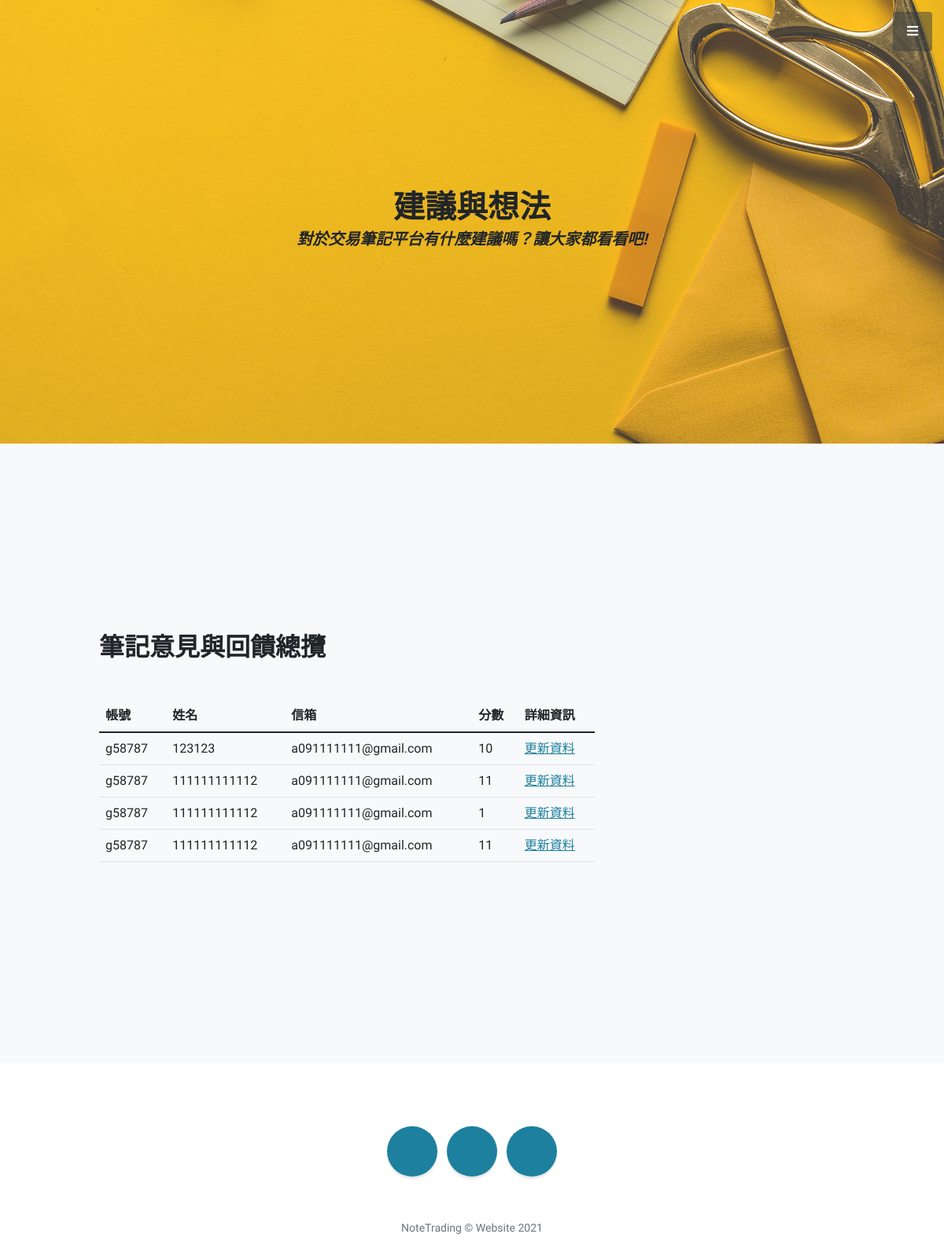
Before: /apply/persons/ with the older database file.
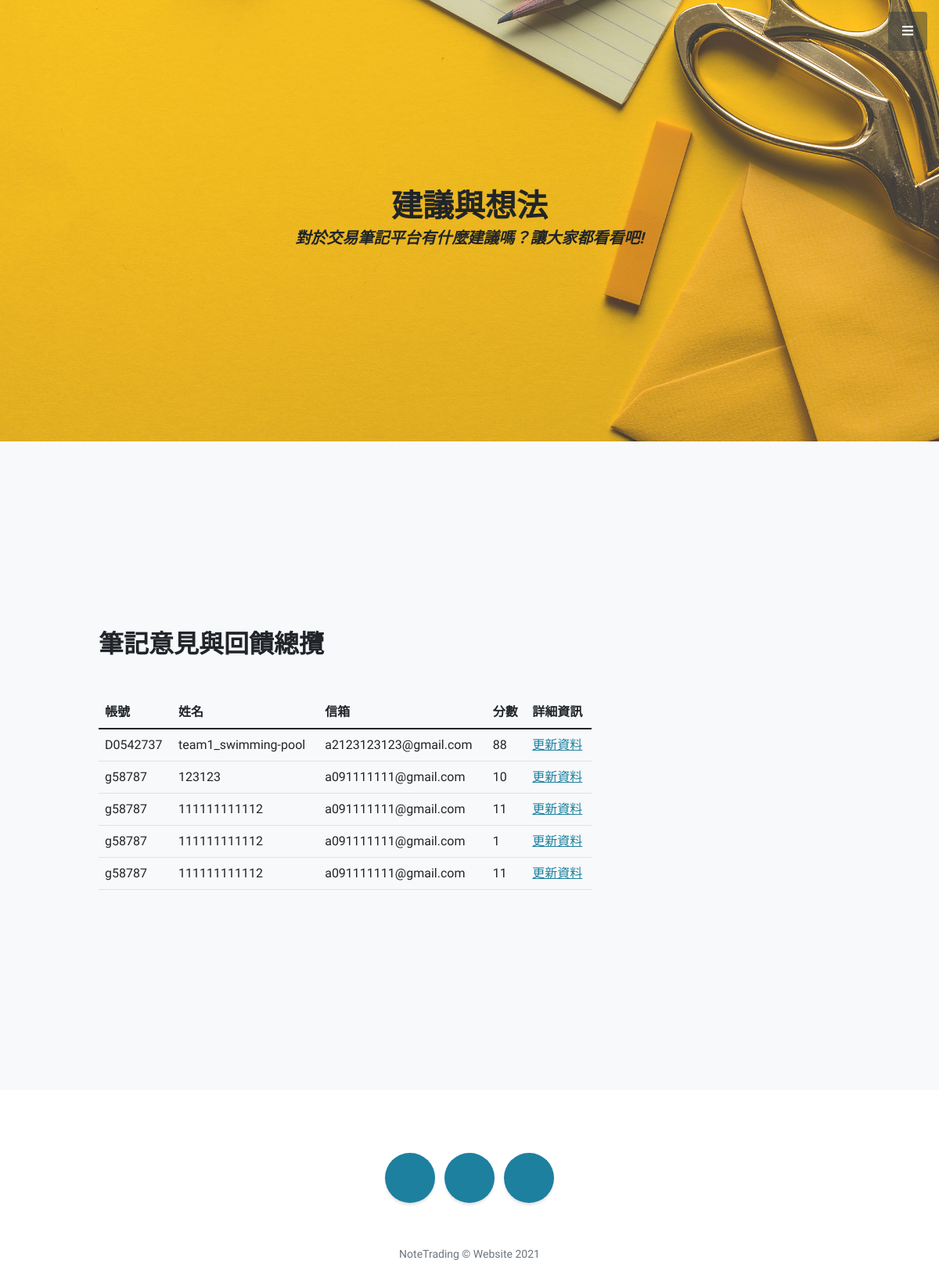
After: the same page with the newer database file.
### apply/models.py (models this page shows, shortened)
class Person(models.Model):
    SUGGEST_CHOICES = [
        ('1', '非常不滿意'),
        ('2', '不滿意'),
        ('3', '普通'),
        ('4', '滿意'),
        ('5', '非常滿意')
    ]
    user_account = models.ForeignKey(User, on_delete=models.SET_NULL, null=True, blank=True)
    name = models.CharField(max_length=20, blank=False)
    email = models.EmailField(max_length=100, blank=False)
    suggest_id = models.CharField(max_length=1, choices = SUGGEST_CHOICES, default='5')
    score = models.IntegerField(blank=False)
    memo = models.TextField(max_length=200, blank=False)
    def get_url(self):
        return reverse('updateperson', args=[str(self.id)])
    class Meta:
        ordering = ['-name']

### apply/views.py (the view)
# urls.py: path('persons/', views.all_person, name='persons'),
def all_person(request):
    person_list = Person.objects.all()
    context = {
        'person_list': person_list
    }
    return render(request, "apply/all_person.html", context)

### apply/templates/apply/all_person.html
{% extends "baseR.html" %}
{% block content %}
<section class="content-section bg-light">
  <div class="container px-4 px-lg-5 text-left">
    <div class="row gx-4 gx-lg-5 justify-content-left">
      <div class="col-lg-10">
        <h2>筆記意見與回饋總攬</h2>
        <p class="lead mb-5">
          {% if person_list %}
        <table class="table">
          <thead>
            <tr>
              <th scope="col">帳號</th>
              <th scope="col">姓名</th>
              <th scope="col">信箱</th>
              <th scope="col">分數</th>
              <th scope="col">詳細資訊</th>
            </tr>
          </thead>
          <tbody>
            {% for p in person_list %}
            <tr>
              <td>{{p.user_account}}</td>
              <td>{{p.name}}</td>
              <td>{{p.email}}</td>
              <td>{{p.score}}</td>
              <td><a href="{{ p.get_url }}">更新資料</a></td>
            </tr>
            {% endfor %}
          </tbody>
        </table>
        {% else %}
        There are no msg
        {% endif %}
        </p>
      </div>
    </div>
  </div>
</section>
{% endblock %}

### apply/templates/baseR.html (shortened to what this page needs)
<!DOCTYPE html>
<html lang="en">
<head>
    <link href="https://cdnjs.cloudflare.com/ajax/libs/simple-line-icons/2.5.5/css/simple-line-icons.min.css"
        rel="stylesheet" />
    {% load static %}
    <link rel="stylesheet" type="text/css" href="{% static 'css/styles.css' %}">
</head>
<body id="page-top">
    <a class="menu-toggle rounded" href="#"><i class="fas fa-bars"></i></a>
    <header class="callout d-flex align-items-center">
        <div class="container px-4 px-lg-5 text-center">
            <h1 class="mb-1">建議與想法</h1>
            <h5 class="mb-6">
                <em>
                    對於交易筆記平台有什麼建議嗎？讓大家都看看吧!
                </em>
            </h5>
        </div>
    </header>
    <section class="content-section bg-light">
        <div class="container px-4 px-lg-5 text-left">
            <div class="row gx-4 gx-lg-5 justify-content-left">
                <div class="col-lg-10">
                    {% block content %} {% endblock %}
                </div>
            </div>
        </div>
    </section>
    <footer class="footer text-center">
        <div class="container px-4 px-lg-5">
            <ul class="list-inline mb-5">
                <li class="list-inline-item">
                    <a class="social-link rounded-circle text-white mr-3"
                        href="https://www.facebook.com/FengChia.1961/">
                    </a>
                </li>
                <li class="list-inline-item">
                    <a class="social-link rounded-circle text-white mr-3"
                        href="https://www.instagram.com/fengchia_university/">
                    </a>
                </li>
                <li class="list-inline-item">
                    <a class="social-link rounded-circle text-white" href="https://github.com/">
                    </a>
                </li>
            </ul>
            <p class="text-muted small mb-0">NoteTrading &copy; Website 2021</p>
        </div>
    </footer>
    {% load static %}
</body>
</html>

Changed rows visible on the page:
added Person: user_account "D0542737", name "team1_swimming-pool", email "a2123123123@gmail.com", score "88"
